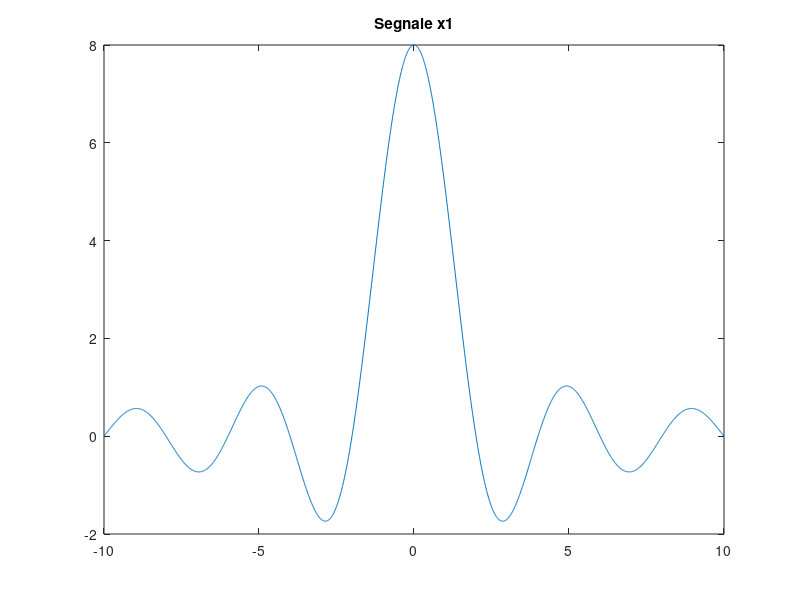

The MATLAB script that drew this image: (Note: this script raises an error after producing the figure.)
clear
close all
clc

dt=0.01;
t=-10:dt:10;

df=0.01;
f=-15:df:15;

%CAMPIONAMENTO

x= 8*sinc(t/2);
plot(t, x), title('Segnale x1')

X= T_Fourier(x, t, f);
figure
plot(f, abs(X)), title('Segnale X1(= Trasformata Fourier)')

origine= ceil(length(t)/2);
%per scoprire dove è il t=0

for n=10:10:50
    
    T_campionamento= n*dt;
    t_sample= mod(origine, n):n:length(t);
    %mod(origine, n) resittuisce il resto della divisione -> shift per far
    %sì di finire nell'origine e di prendere il segnale in t=0 !!
    
    x_campionato= zeros(1, length(t));
    x_campionato(t_sample)= x(t_sample);
    %definisco il segnale campionato attraverso i valori del segnale
    %originale in quegli istanti
    
    figure
    stem(t, x_campionato), title (sprintf('Segnale campionato, con T_campionamento=%.2f ', T_campionamento))
    
    %CALCOLO TRASFORMATA FOURIER
    Xc= T_Fourier(x_campionato, t, f);
    figure
    plot(f, abs(Xc)), title (sprintf('Spettro segnale campionato, con T_campionamento=%.2f ', T_campionamento))
    
    %INTERPOLAZIONE IDEALE
    
    %Voglio finestrare nelle frequenze i valori della trasformata da -f_camp/2 a +f_camp/2
    %=convoluzione nei tempi con sinc(t/T_campionam.)
    
    x_ricostruito_InterpolIdeale=zeros(1, length(t));
    
    for k=1:length(t_sample)
        
        x_ricostruito_InterpolIdeale= x_ricostruito_InterpolIdeale + x_campionato(t_sample(k))*sinc((t-t(t_sample(k)))/T_campionamento);
        %t_sample= vettore con indici istanti temporali su cui ho
        %effettuato il campionamento
        
        %ad ogni for sommo al segnale un sinc la cui ampiezz è data dal
        %valore originale in quell'istante temporale
        
        %sinc ((t- traslazione)/T_campionamento);
        %Traslazione= t(t_sample(k));
        
    end
    figure 
    plot(t, x_ricostruito_InterpolIdeale, t, x),title (sprintf('Segnale ricostruito idealmente, con T_campionamento=%.2f ', T_campionamento))
     
    fprintf('Energia dell''errore di ricostruizione con interpolazione ideale e Tc= %.3f: %.3f\n',T_campionamento, integrale(abs(x-x_ricostruito_InterpolIdeale).^2,dt))
   
    
    %ZOH interpolazione -> non ideale
    %=MANTENIMENTO
    
    x_ZOH= zeros(1, length(t));
    
    %ogni volta che trovo il campione del segnale campionato lo mantengo
    %fino al successivo
    
    for k= 1: length(t_sample)-1 %perchè non devo sforare
       
        x_ZOH(t_sample(k):t_sample(k+1)-1)= x_campionato(t_sample(k));
        %mantengo il segnale campionato per i primi valori
        
    end
    
    x_ZOH(t_sample(end):end)= x_campionato(t_sample(end));
    %per settare gli ultimi valori : non li faccio nel for perchè sforerei
    
    figure
    plot(t, x_ZOH, t, x), title('Segnale ricostruito con interpolazione ZOH')
    fprintf('Energia dell''errore di ricostruizione con interpolazione ZOH e Tc= %.3f: %.3f\n',T_campionamento, integrale(abs(x-x_ZOH).^2,dt))
end
